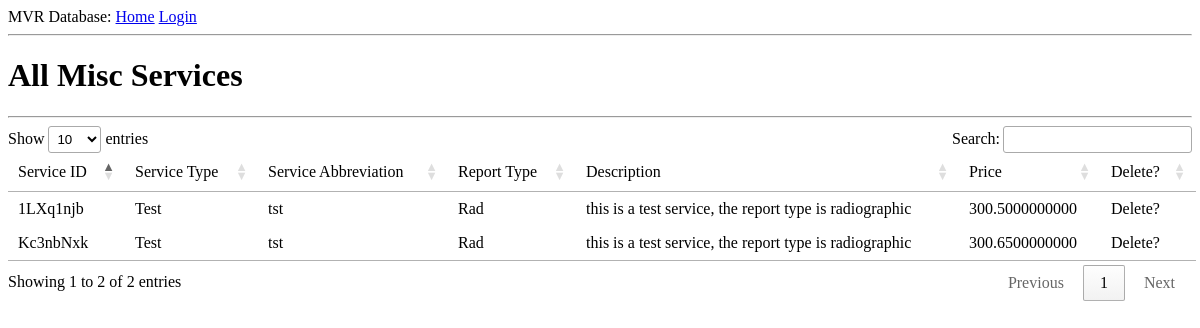
/servicestable, run on the app's committed database.
### app/models.py (models this page shows, shortened)
class MiscService(db.Model):
    serviceID = db.Column(db.String(20), primary_key=True)
    serviceType = db.Column(db.String(20))
    serviceAbbr = db.Column(db.String(10))
    reportType = db.Column(db.String(5))
    description = db.Column(db.String(144))
    price = db.Column(db.Numeric)

### app/routes.py (the view)
@app.route('/servicestable', methods=['GET'])
def servicesTable():
    services = MiscService.query.all()
    return render_template('/tables/servicesTable.html', title='All Misc Services', services=services)

### app/templates/tables/servicesTable.html (shortened to what this page needs)
{% extends "base.html" %}
{% block content %}
<link rel="stylesheet" type="text/css" href="https://cdn.datatables.net/1.10.19/css/jquery.dataTables.min.css">
<h1>All Misc Services</h1>
<hr />
    <table id="table-1">
        <thead>
            <tr>
                <td>Service ID</td><td>Service Type</td><td>Service Abbreviation</td><td>Report Type</td><td>Description</td><td>Price</td><td>Delete?</td>
            </tr>
        </thead>
        <tbody>
        {% for s in services %}
        <tr>
            <td>{{ s.serviceID }}</td><td>{{ s.serviceType }}</td><td>{{ s.serviceAbbr }}</td><td>{{ s.reportType }}</td><td>{{ s.description }}</td><td>{{ s.price }}</td><td>Delete?</td>
        </tr>
        {% endfor %}
        </tbody>
    </table>
{% endblock %}

### data on the page
MiscService: serviceID "Kc3nbNxk", serviceType "Test", serviceAbbr "tst", reportType "Rad", description "this is a test service, the report type is radiographic", price "300.6500000000"
MiscService: serviceID "1LXq1njb", serviceType "Test", serviceAbbr "tst", reportType "Rad", description "this is a test service, the report type is radiographic", price "300.5000000000"
